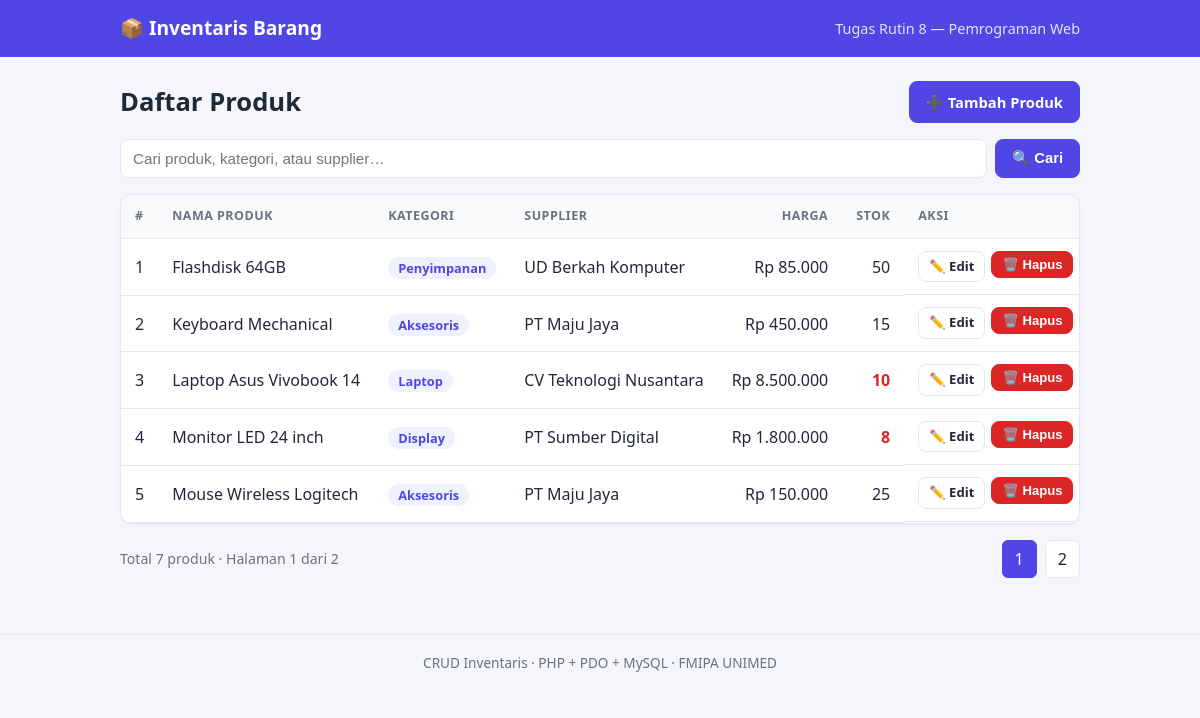
The page / on the database its author committed.
### tables this page shows
CREATE TABLE products (
  id          INT AUTO_INCREMENT PRIMARY KEY,
  name        VARCHAR(150)  NOT NULL,
  category_id INT           NOT NULL,
  supplier_id INT           NOT NULL,
  price       DECIMAL(12,2) NOT NULL,
  stock       INT           NOT NULL DEFAULT 0,
  created_at  TIMESTAMP     NOT NULL DEFAULT CURRENT_TIMESTAMP,
  CONSTRAINT fk_products_category FOREIGN KEY (category_id)
    REFERENCES categories(id) ON UPDATE CASCADE ON DELETE RESTRICT,
  CONSTRAINT fk_products_supplier FOREIGN KEY (supplier_id)
    REFERENCES suppliers(id)  ON UPDATE CASCADE ON DELETE RESTRICT,
  INDEX idx_products_name (name)
);

CREATE TABLE categories (
  id   INT AUTO_INCREMENT PRIMARY KEY,
  name VARCHAR(100) NOT NULL UNIQUE
);

CREATE TABLE suppliers (
  id    INT AUTO_INCREMENT PRIMARY KEY,
  name  VARCHAR(100) NOT NULL,
  phone VARCHAR(20)
);

### config/helpers.php (called while the page is built, shortened)
<?php
function e($value): string
{
    return htmlspecialchars((string) $value, ENT_QUOTES, 'UTF-8');
}
function rupiah($number): string
{
    return 'Rp ' . number_format((float) $number, 0, ',', '.');
}

### index.php (the view, shortened to what this page needs)
<?php
require_once __DIR__ . '/config/helpers.php';
$pdo     = Database::getInstance()->getConnection();
$q       = trim($_GET['q'] ?? '');
$page    = max(1, (int) ($_GET['page'] ?? 1));
$perPage = 5;
$products = [];
$total    = 0;
try {
    $where  = '';
    $params = [];
    $from = 'FROM products p
             JOIN categories c ON p.category_id = c.id
             JOIN suppliers  s ON p.supplier_id = s.id';
    $stmt = $pdo->prepare("SELECT COUNT(*) $from $where");
    $stmt->execute($params);
    $total = (int) $stmt->fetchColumn();
    $totalPages = max(1, (int) ceil($total / $perPage));
    $page       = min($page, $totalPages);
    $offset     = ($page - 1) * $perPage;
    $sql = "SELECT p.id, p.name, p.price, p.stock,
                   c.name AS category, s.name AS supplier
            $from $where
            ORDER BY p.name
            LIMIT :limit OFFSET :offset";
    $stmt = $pdo->prepare($sql);
    $stmt->bindValue(':limit',  $perPage, PDO::PARAM_INT);
    $stmt->bindValue(':offset', $offset,  PDO::PARAM_INT);
    $stmt->execute();
    $products = $stmt->fetchAll();
} catch (PDOException $e) {
    error_log('DB Error (index): ' . $e->getMessage());
    flash_set('error', 'Terjadi kesalahan database saat memuat data.');
    $totalPages = 1;
}
include __DIR__ . '/includes/header.php';
?>
<div class="page-head">
  <h1>Daftar Produk</h1>
  <a href="create.php" class="btn btn-primary">➕ Tambah Produk</a>
</div>
<form method="GET" class="search">
  <input type="search" name="q" placeholder="Cari produk, kategori, atau supplier…" value="<?= e($q) ?>">
  <button class="btn btn-primary" type="submit">🔍 Cari</button>
</form>
<div class="card table-wrap">
  <table>
    <thead>
      <tr>
        <th>#</th><th>Nama Produk</th><th>Kategori</th><th>Supplier</th>
        <th class="num">Harga</th><th class="num">Stok</th><th>Aksi</th>
      </tr>
    </thead>
    <tbody>
    <?php foreach ($products as $i => $p): ?>
      <tr>
        <td><?= ($page - 1) * $perPage + $i + 1 ?></td>
        <td><?= e($p['name']) ?></td>
        <td><span class="badge"><?= e($p['category']) ?></span></td>
        <td><?= e($p['supplier']) ?></td>
        <td class="num"><?= e(rupiah($p['price'])) ?></td>
        <td class="num <?= (int) $p['stock'] <= 10 ? 'low' : '' ?>"><?= (int) $p['stock'] ?></td>
        <td class="aksi">
          <a href="edit.php?id=<?= (int) $p['id'] ?>" class="btn btn-sm">✏️ Edit</a>
          <form method="POST" action="delete.php" class="inline"
                onsubmit="return confirm('Hapus produk &quot;<?= e(addslashes($p['name'])) ?>&quot;?')">
            <button type="submit" class="btn btn-sm btn-danger">🗑️ Hapus</button>
          </form>
        </td>
      </tr>
    <?php endforeach; ?>
    </tbody>
  </table>
</div>
<div class="pagination">
  <span class="muted">Total <?= $total ?> produk · Halaman <?= $page ?> dari <?= $totalPages ?></span>
  <div>
    <?php for ($n = 1; $n <= $totalPages; $n++): ?>
      <a class="page <?= $n === $page ? 'active' : '' ?>"
         href="?<?= e(http_build_query(['q' => $q, 'page' => $n])) ?>"><?= $n ?></a>
    <?php endfor; ?>
  </div>
</div>
<?php include __DIR__ . '/includes/footer.php'; ?>

### includes/header.php (shortened to what this page needs)
<?php
require_once __DIR__ . '/../config/helpers.php';
?>
<!DOCTYPE html>
<html lang="id">
<head>
  <link rel="stylesheet" href="assets/style.css">
</head>
<body>
<header class="topbar">
  <div class="container">
    <a class="brand" href="index.php">📦 Inventaris Barang</a>
    <span class="sub">Tugas Rutin 8 — Pemrograman Web</span>
  </div>
</header>
<main class="container">

### includes/footer.php
</main>
<footer class="footer">
  <div class="container">CRUD Inventaris · PHP + PDO + MySQL · FMIPA UNIMED</div>
</footer>
</body>
</html>

### assets/style.css (style rules this page uses)
:root { --bg:#f4f6fb; --card:#fff; --text:#1f2937; --muted:#6b7280; --primary:#4f46e5; --primary-d:#4338ca; --danger:#dc2626; --danger-d:#b91c1c; --ok-bg:#dcfce7; --ok:#166534; --err-bg:#fee2e2; --err:#991b1b; --border:#e5e7eb; }
* { box-sizing:border-box }
body { margin:0;font-family:system-ui,-apple-system,"Segoe UI",Roboto,sans-serif;background:var(--bg);color:var(--text);line-height:1.5 }
.container { max-width:1000px;margin:0 auto;padding:0 20px }
.topbar { background:var(--primary);color:#fff;padding:14px 0 }
.topbar .container { display:flex;justify-content:space-between;align-items:center;flex-wrap:wrap;gap:6px }
.brand { color:#fff;font-weight:700;font-size:1.2rem;text-decoration:none }
.sub { opacity:.85;font-size:.9rem }
main.container { padding-top:24px;padding-bottom:40px;min-height:70vh }
.page-head { display:flex;justify-content:space-between;align-items:center;margin-bottom:16px }
h1 { margin:0;font-size:1.6rem }
.card { background:var(--card);border:1px solid var(--border);border-radius:12px;box-shadow:0 1px 3px rgba(0,0,0,.05) }
.btn { display:inline-block;padding:9px 16px;border:1px solid var(--border);border-radius:8px;background:#fff;color:var(--text); font-size:.92rem;font-weight:600;text-decoration:none;cursor:pointer;transition:.15s }
.btn-primary { background:var(--primary);border-color:var(--primary);color:#fff }
.btn-danger { background:var(--danger);border-color:var(--danger);color:#fff }
.btn-sm { padding:5px 10px;font-size:.82rem }
.search { display:flex;gap:8px;margin-bottom:16px;flex-wrap:wrap }
.search input { flex:1;min-width:200px;padding:10px 12px;border:1px solid var(--border);border-radius:8px;font-size:.95rem }
.table-wrap { overflow-x:auto }
table { width:100%;border-collapse:collapse }
th,td { padding:12px 14px;text-align:left;border-bottom:1px solid var(--border);white-space:nowrap }
th { background:#f9fafb;font-size:.78rem;text-transform:uppercase;letter-spacing:.04em;color:var(--muted) }
td.num,th.num { text-align:right }
td.low { color:var(--danger);font-weight:700 }
.badge { background:#eef2ff;color:var(--primary);padding:2px 10px;border-radius:999px;font-size:.8rem;font-weight:600 }
.aksi { display:flex;gap:6px }
form.inline { display:inline;margin:0 }
.pagination { display:flex;justify-content:space-between;align-items:center;margin:16px 0;flex-wrap:wrap;gap:8px }
.page { display:inline-block;padding:6px 12px;margin-left:4px;border:1px solid var(--border);border-radius:6px;background:#fff;color:var(--text);text-decoration:none }
.page.active { background:var(--primary);border-color:var(--primary);color:#fff }
.muted { color:var(--muted);font-size:.88rem }
.footer { text-align:center;padding:18px 0;color:var(--muted);font-size:.85rem;border-top:1px solid var(--border) }

### rows shown on the page
products: i "1", name "Flashdisk 64GB", category.name "Penyimpanan", supplier.name "UD Berkah Komputer", price "Rp 85.000", stock "50"
products: i "2", name "Keyboard Mechanical", category.name "Aksesoris", supplier.name "PT Maju Jaya", price "Rp 450.000", stock "15"
products: i "3", name "Laptop Asus Vivobook 14", category.name "Laptop", supplier.name "CV Teknologi Nusantara", price "Rp 8.500.000", stock "10"
products: i "4", name "Monitor LED 24 inch", category.name "Display", supplier.name "PT Sumber Digital", price "Rp 1.800.000", stock "8"
products: i "5", name "Mouse Wireless Logitech", category.name "Aksesoris", supplier.name "PT Maju Jaya", price "Rp 150.000", stock "25"

### other values the page prints
$total "7"
$page "1"
$totalPages "2"
